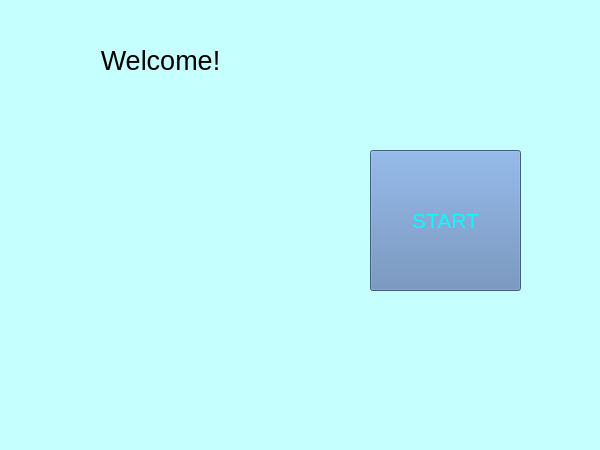
<?xml version="1.0" encoding="UTF-8"?>
<ui version="4.0">
 <class>MainWindow</class>
 <widget class="QMainWindow" name="MainWindow">
  <property name="geometry">
   <rect>
    <x>0</x>
    <y>0</y>
    <width>600</width>
    <height>450</height>
   </rect>
  </property>
  <property name="windowTitle">
   <string>MainWindow</string>
  </property>
  <property name="autoFillBackground">
   <bool>false</bool>
  </property>
  <property name="styleSheet">
   <string notr="true">background-color: rgb(197, 255, 254);</string>
  </property>
  <widget class="QWidget" name="centralwidget">
   <widget class="QLabel" name="label">
    <property name="geometry">
     <rect>
      <x>20</x>
      <y>30</y>
      <width>281</width>
      <height>401</height>
     </rect>
    </property>
    <property name="text">
     <string/>
    </property>
    <property name="pixmap">
     <pixmap>../Images/wellcomes.jpg</pixmap>
    </property>
   </widget>
   <widget class="QPushButton" name="pushButton">
    <property name="geometry">
     <rect>
      <x>370</x>
      <y>150</y>
      <width>151</width>
      <height>141</height>
     </rect>
    </property>
    <property name="font">
     <font>
      <pointsize>16</pointsize>
     </font>
    </property>
    <property name="styleSheet">
     <string notr="true">background-color: rgb(94, 130, 180);
color: rgb(0, 255, 255);</string>
    </property>
    <property name="text">
     <string>START</string>
    </property>
   </widget>
   <widget class="QLabel" name="label_2">
    <property name="geometry">
     <rect>
      <x>20</x>
      <y>50</y>
      <width>281</width>
      <height>21</height>
     </rect>
    </property>
    <property name="font">
     <font>
      <pointsize>20</pointsize>
     </font>
    </property>
    <property name="text">
     <string>Welcome!</string>
    </property>
    <property name="alignment">
     <set>Qt::AlignCenter</set>
    </property>
   </widget>
  </widget>
  <widget class="QStatusBar" name="statusbar"/>
 </widget>
 <resources/>
 <connections/>
</ui>
